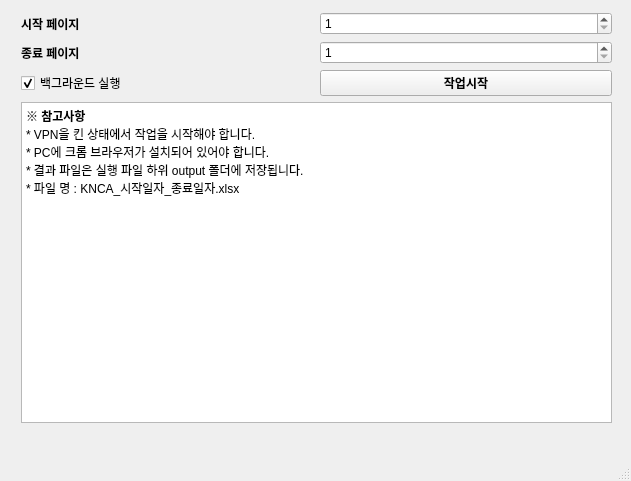
<?xml version="1.0" encoding="UTF-8"?>
<ui version="4.0">
 <class>mainWindow</class>
 <widget class="QMainWindow" name="mainWindow">
  <property name="geometry">
   <rect>
    <x>0</x>
    <y>0</y>
    <width>631</width>
    <height>481</height>
   </rect>
  </property>
  <property name="windowTitle">
   <string>KNCA_crawler</string>
  </property>
  <widget class="QWidget" name="centralwidget">
   <widget class="QWidget" name="layoutWidget">
    <property name="geometry">
     <rect>
      <x>21</x>
      <y>12</y>
      <width>591</width>
      <height>411</height>
     </rect>
    </property>
    <layout class="QVBoxLayout" name="verticalLayout">
     <item>
      <layout class="QHBoxLayout" name="horizontalLayout">
       <item>
        <widget class="QLabel" name="label">
         <property name="font">
          <font>
           <weight>75</weight>
           <bold>true</bold>
          </font>
         </property>
         <property name="text">
          <string>시작 페이지</string>
         </property>
        </widget>
       </item>
       <item>
        <widget class="QSpinBox" name="spin_start_page">
         <property name="minimum">
          <number>1</number>
         </property>
        </widget>
       </item>
      </layout>
     </item>
     <item>
      <layout class="QHBoxLayout" name="horizontalLayout_2">
       <item>
        <widget class="QLabel" name="label_2">
         <property name="font">
          <font>
           <weight>75</weight>
           <bold>true</bold>
          </font>
         </property>
         <property name="text">
          <string>종료 페이지</string>
         </property>
        </widget>
       </item>
       <item>
        <widget class="QSpinBox" name="spin_end_page">
         <property name="minimum">
          <number>1</number>
         </property>
        </widget>
       </item>
      </layout>
     </item>
     <item>
      <layout class="QHBoxLayout" name="horizontalLayout_3">
       <item>
        <widget class="QCheckBox" name="chk_background">
         <property name="enabled">
          <bool>true</bool>
         </property>
         <property name="text">
          <string>백그라운드 실행</string>
         </property>
         <property name="checked">
          <bool>true</bool>
         </property>
        </widget>
       </item>
       <item>
        <widget class="QPushButton" name="btn_start">
         <property name="font">
          <font>
           <weight>75</weight>
           <bold>true</bold>
          </font>
         </property>
         <property name="text">
          <string>작업시작</string>
         </property>
        </widget>
       </item>
      </layout>
     </item>
     <item>
      <widget class="QTextBrowser" name="log_text_browser">
       <property name="html">
        <string>&lt;!DOCTYPE HTML PUBLIC &quot;-//W3C//DTD HTML 4.0//EN&quot; &quot;http://www.w3.org/TR/REC-html40/strict.dtd&quot;&gt;
&lt;html&gt;&lt;head&gt;&lt;meta name=&quot;qrichtext&quot; content=&quot;1&quot; /&gt;&lt;style type=&quot;text/css&quot;&gt;
p, li { white-space: pre-wrap; }
&lt;/style&gt;&lt;/head&gt;&lt;body style=&quot; font-family:'.AppleSystemUIFont'; font-size:13pt; font-weight:400; font-style:normal;&quot;&gt;
&lt;p style=&quot; margin-top:0px; margin-bottom:0px; margin-left:0px; margin-right:0px; -qt-block-indent:0; text-indent:0px;&quot;&gt;&lt;span style=&quot; font-family:'Gulim'; font-size:9pt; font-weight:600;&quot;&gt;※ 참고사항&lt;/span&gt;&lt;/p&gt;
&lt;p style=&quot; margin-top:0px; margin-bottom:0px; margin-left:0px; margin-right:0px; -qt-block-indent:0; text-indent:0px;&quot;&gt;&lt;span style=&quot; font-family:'Gulim'; font-size:9pt;&quot;&gt;* VPN을 킨 상태에서 작업을 시작해야 합니다.&lt;/span&gt;&lt;/p&gt;
&lt;p style=&quot; margin-top:0px; margin-bottom:0px; margin-left:0px; margin-right:0px; -qt-block-indent:0; text-indent:0px;&quot;&gt;&lt;span style=&quot; font-family:'Gulim'; font-size:9pt;&quot;&gt;* PC에 크롬 브라우저가 설치되어 있어야 합니다.&lt;/span&gt;&lt;/p&gt;
&lt;p style=&quot; margin-top:0px; margin-bottom:0px; margin-left:0px; margin-right:0px; -qt-block-indent:0; text-indent:0px;&quot;&gt;&lt;span style=&quot; font-family:'Gulim'; font-size:9pt;&quot;&gt;* 결과 파일은 실행 파일 하위 output 폴더에 저장됩니다.&lt;/span&gt;&lt;/p&gt;
&lt;p style=&quot; margin-top:0px; margin-bottom:0px; margin-left:0px; margin-right:0px; -qt-block-indent:0; text-indent:0px;&quot;&gt;&lt;span style=&quot; font-family:'Gulim'; font-size:9pt;&quot;&gt;* 파일 명 : KNCA_시작일자_종료일자.xlsx&lt;/span&gt;&lt;/p&gt;&lt;/body&gt;&lt;/html&gt;</string>
       </property>
      </widget>
     </item>
    </layout>
   </widget>
  </widget>
  <widget class="QMenuBar" name="menubar">
   <property name="geometry">
    <rect>
     <x>0</x>
     <y>0</y>
     <width>631</width>
     <height>24</height>
    </rect>
   </property>
  </widget>
  <widget class="QStatusBar" name="statusbar"/>
 </widget>
 <resources/>
 <connections/>
</ui>
